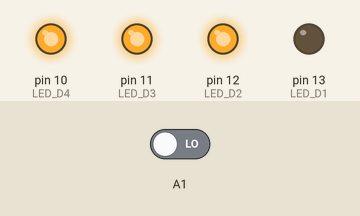
The sketch below on a simulated Arduino Uno, built with avr-gcc and run on an emulated ATmega328P. Shown: output pins drawn as LEDs (lit = HIGH). Inputs (shaded band) come from the test bench; at power-on: A1 LOW. What the sketch prints to the serial monitor is not drawn.

Above: at 1.2 s.
1.3 s: A1 driven HIGH
At 1.8 s:
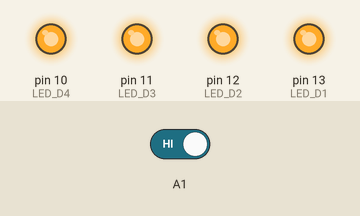
2.8 s: A1 driven LOW
At 4.1 s:
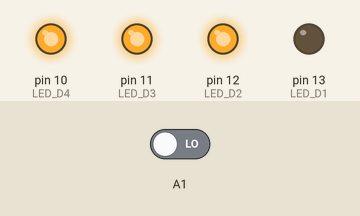
Timing chart, 0 to 5.8 s (numbered marks = the images above; inputs shaded):
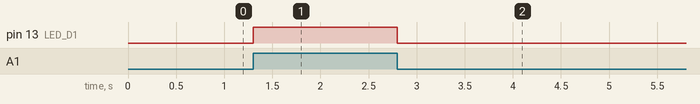

Measured:
- after the input at 1.3 s, pin 13 (LED_D1): LOW → HIGH at once
- after the input at 2.8 s, pin 13 (LED_D1): HIGH → LOW at once

The sketch:

Multi_Function_Shield.ino
```cpp
int LED_D1 = 13;
int LED_D2 = 12;
int LED_D3 = 11;
int LED_D4 = 10;

void setup()
{
  Serial.begin(9600);

  pinMode(A1, INPUT);
  pinMode(A1, INPUT);
  pinMode(A1, INPUT);

  pinMode(LED_D1, OUTPUT);
  pinMode(LED_D2, OUTPUT);
  pinMode(LED_D3, OUTPUT);
  pinMode(LED_D4, OUTPUT);

  digitalWrite(LED_D1, HIGH);
  digitalWrite(LED_D2, HIGH);
  digitalWrite(LED_D3, HIGH);
  digitalWrite(LED_D4, HIGH);

  Serial.println("App Init OK");
}

void loop()
{
  digitalWrite(LED_D1, digitalRead(A1));
}
```
